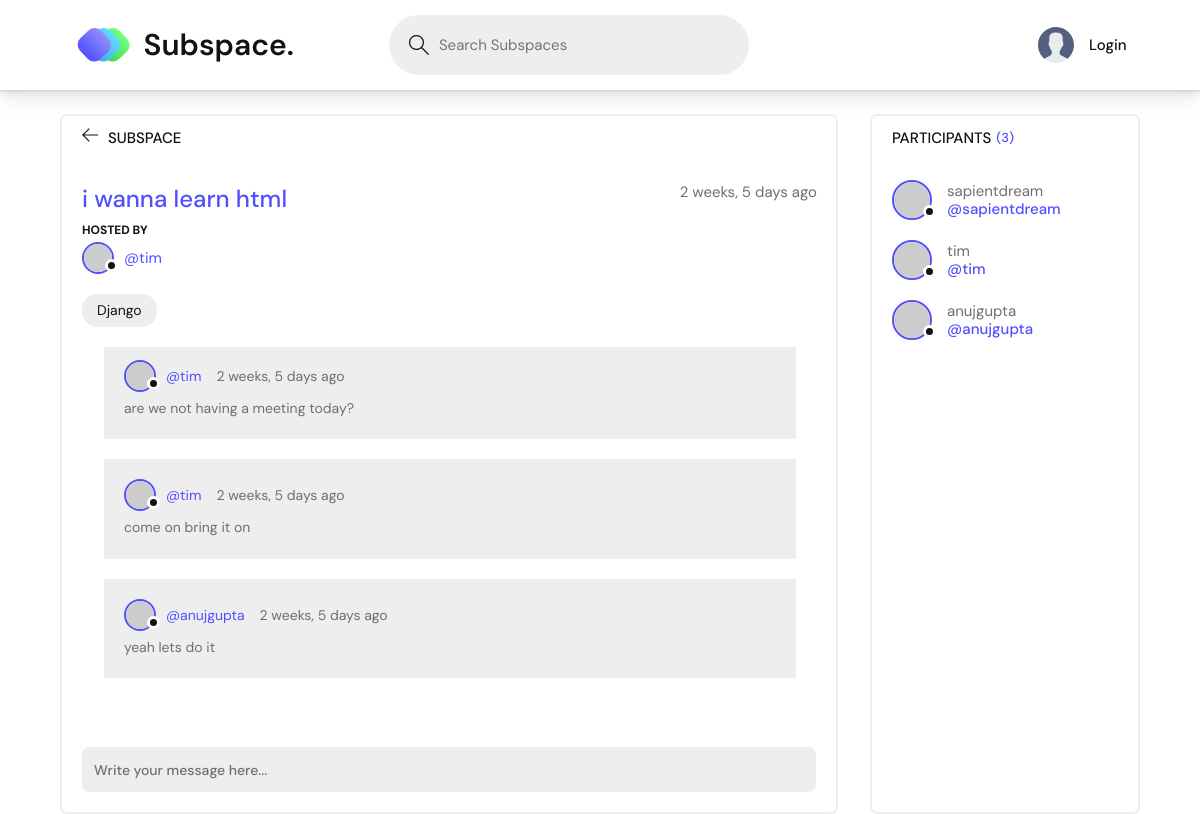
Page /room/3/ on the committed database.
### base/models.py (models this page shows, shortened)
class Room(models.Model) :
	host = models.ForeignKey(User, on_delete=models.SET_NULL, null=True)
	topic = models.ForeignKey(Topic, on_delete=models.SET_NULL, null=True)
	name = models.CharField(max_length=200)
	description = models.TextField(null=True, blank=True)
	participants = models.ManyToManyField(User, related_name='participants', blank=True)
	updated = models.DateTimeField(auto_now=True)
	created = models.DateTimeField(auto_now_add=True)
	class Meta :
		ordering = ['-updated', '-created']

class Topic(models.Model) :
	name = models.CharField(max_length=200)
	def __str__(self) :
		return self.name

class Message(models.Model) :
	user = models.ForeignKey(User, on_delete=models.CASCADE)
	room = models.ForeignKey(Room, on_delete=models.CASCADE)
	body = models.TextField()
	updated = models.DateTimeField(auto_now=True)
	created = models.DateTimeField(auto_now_add=True)
	class Meta :
		ordering = ['-updated', '-created']

### base/views.py (the view, shortened to what this page needs)
# urls.py: path('room/<str:pk>/', views.room, name='room'),
def room(request, pk) :
	room = Room.objects.get(id=pk)
	room_messages = room.message_set.all()
	participants = room.participants.all()
	context = {'room' : room, 'room_messages' : room_messages, 'participants' : participants}
	return render(request, 'base/room.html', context)

### base/templates/base/room.html (shortened to what this page needs)
{% extends 'main.html' %}
{% block content %}
<main class="profile-page layout layout--2">
    <div class="container">
        <div class="room">
            <div class="room__top">
                <div class="room__topLeft">
                    <a href="{% url 'home' %}">
                        <svg version="1.1" xmlns="http://www.w3.org/2000/svg" width="32" height="32" viewBox="0 0 32 32">
                            <title>arrow-left</title>
                            <path d="M13.723 2.286l-13.723 13.714 13.719 13.714 1.616-1.611-10.96-10.96h27.625v-2.286h-27.625l10.965-10.965-1.616-1.607z"></path>
                        </svg>
                    </a>
                    <h3>Subspace</h3>
                </div>
            </div>
            <div class="room__box scroll">
                <div class="room__header scroll">
                    <div class="room__info">
                        <h3>{{room.name}}</h3>
                        <span>{{room.created|timesince}} ago</span>
                    </div>
                    <div class="room__hosted">
                        <p>Hosted By</p>
                        <a href="{% url 'user-profile' room.host.id %}" class="room__author">
                            <div class="avatar avatar--small">
                                <img src="https://randomuser.me/api/portraits/men/37.jpg" />
                            </div>
                            <span>@{{room.host.username}}</span>
                        </a>
                    </div>
                    <span class="room__topics">{{room.topic}}</span>
                </div>
                <div class="room__conversation">
                    <div class="threads scroll">
                        {% for message in room_messages %}
                        <div class="thread">
                            <div class="thread__top">
                                <div class="thread__author">
                                    <a href="{% url 'user-profile' message.user.id %}" class="thread__authorInfo">
                                        <div class="avatar avatar--small">
                                            <img src="https://randomuser.me/api/portraits/men/37.jpg" />
                                        </div>
                                        <span>@{{message.user.username}}</span>
                                    </a>
                                    <span class="thread__date">{{message.created|timesince}} ago</span>
                                </div>
                            </div>
                            <div class="thread__details">
                                {{message.body}}
                            </div>
                        </div>
                        {% endfor %}
                    </div>
                </div>
            </div>
            <div class="room__message">
                <form method="POST" action="">
                    <input name="body" placeholder="Write your message here..." />
                </form>
            </div>
        </div>
        <div class="participants">
            <h3 class="participants__top">Participants <span>({{participants.count}})</span></h3>
            <div class="participants__list scroll">
                {% for user in participants %}
                <a href="{% url 'user-profile' user.id %}" class="participant">
                    <div class="avatar avatar--medium">
                        <img src="https://randomuser.me/api/portraits/men/37.jpg" />
                    </div>
                    <p>
                        {{user.username}}
                        <span>@{{user.username}}</span>
                    </p>
                </a>
                {% endfor %}
            </div>
        </div>
    </div>
</main>
{% endblock content %}

### rows in the picture
Room: name "i wanna learn html", created "2 weeks, 5 days", host.username "tim", topic "Django"
Message: user.username "tim", created "2 weeks, 5 days", body "are we not having a meeting today?"
Message: user.username "tim", created "2 weeks, 5 days", body "come on bring it on"
Message: user.username "anujgupta", created "2 weeks, 5 days", body "yeah lets do it"

### other values in the picture
{{ participants.count }} "3"
{{ user.username }} "sapientdream"
{{ user.username }} "tim"
{{ user.username }} "anujgupta"
